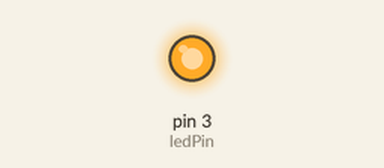
A sketch run on a simulated Arduino Uno, built with avr-gcc and run on an emulated ATmega328P. On the bench: output pins drawn as LEDs (lit = HIGH).

Above: at 0.2 s.
At 11.5 s:
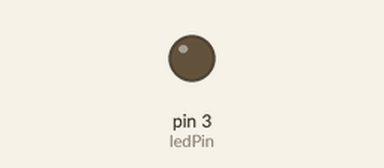
Timing chart, 0 to 17.2 s (numbered marks = the images above):
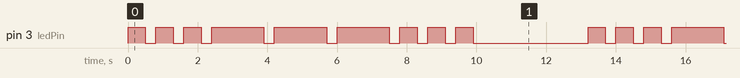

Measured:
- by itself, pin 3 (ledPin): repeats every 13.2 s: 2 × (LOW 0.30 s, HIGH 0.50 s), 3 × (LOW 0.30 s, HIGH 1.5 s), 3 × (LOW 0.30 s, HIGH 0.50 s), LOW 3.3 s, HIGH 0.50 s
- by itself, everything shown: repeats every 13.2 s, in 18 steps

The sketch:

sosSignal.ino
```cpp
int ledPin = 3;
int time1 = 500;
int time2 = 300;
int time3 = 1500;

void setup() {
  // put your setup code here, to run once:
  pinMode(ledPin, OUTPUT);

}

void loop() {
  //3 short flashes
  digitalWrite(ledPin, HIGH);   // turn the LED on (HIGH is the voltage level)
  delay(time1);                       // wait for a second
  digitalWrite(ledPin, LOW);    // turn the LED off by making the voltage LOW
  delay(time2);                       // wait for a second */
  digitalWrite(ledPin, HIGH);   // turn the LED on (HIGH is the voltage level)
  delay(time1);                       // wait for a second
  digitalWrite(ledPin, LOW);    // turn the LED off by making the voltage LOW
  delay(time2);
  digitalWrite(ledPin, HIGH);   // turn the LED on (HIGH is the voltage level)
  delay(time1);                       // wait for a second
  digitalWrite(ledPin, LOW);    // turn the LED off by making the voltage LOW
  delay(time2);

  //3 long flashes
  digitalWrite(ledPin, HIGH);   // turn the LED on (HIGH is the voltage level)
  delay(time3);                       // wait for a second
  digitalWrite(ledPin, LOW);    // turn the LED off by making the voltage LOW
  delay(time2);                       // wait for a second */
  digitalWrite(ledPin, HIGH);   // turn the LED on (HIGH is the voltage level)
  delay(time3);                       // wait for a second
  digitalWrite(ledPin, LOW);    // turn the LED off by making the voltage LOW
  delay(time2);
  digitalWrite(ledPin, HIGH);   // turn the LED on (HIGH is the voltage level)
  delay(time3);                       // wait for a second
  digitalWrite(ledPin, LOW);    // turn the LED off by making the voltage LOW
  delay(time2);


  //3 short flashes
  digitalWrite(ledPin, HIGH);   // turn the LED on (HIGH is the voltage level)
  delay(time1);                       // wait for a second
  digitalWrite(ledPin, LOW);    // turn the LED off by making the voltage LOW
  delay(time2);                       // wait for a second */
  digitalWrite(ledPin, HIGH);   // turn the LED on (HIGH is the voltage level)
  delay(time1);                       // wait for a second
  digitalWrite(ledPin, LOW);    // turn the LED off by making the voltage LOW
  delay(time2);
  digitalWrite(ledPin, HIGH);   // turn the LED on (HIGH is the voltage level)
  delay(time1);                       // wait for a second
  digitalWrite(ledPin, LOW);    // turn the LED off by making the voltage LOW
  delay(time2);

  delay(3000);
}
```
